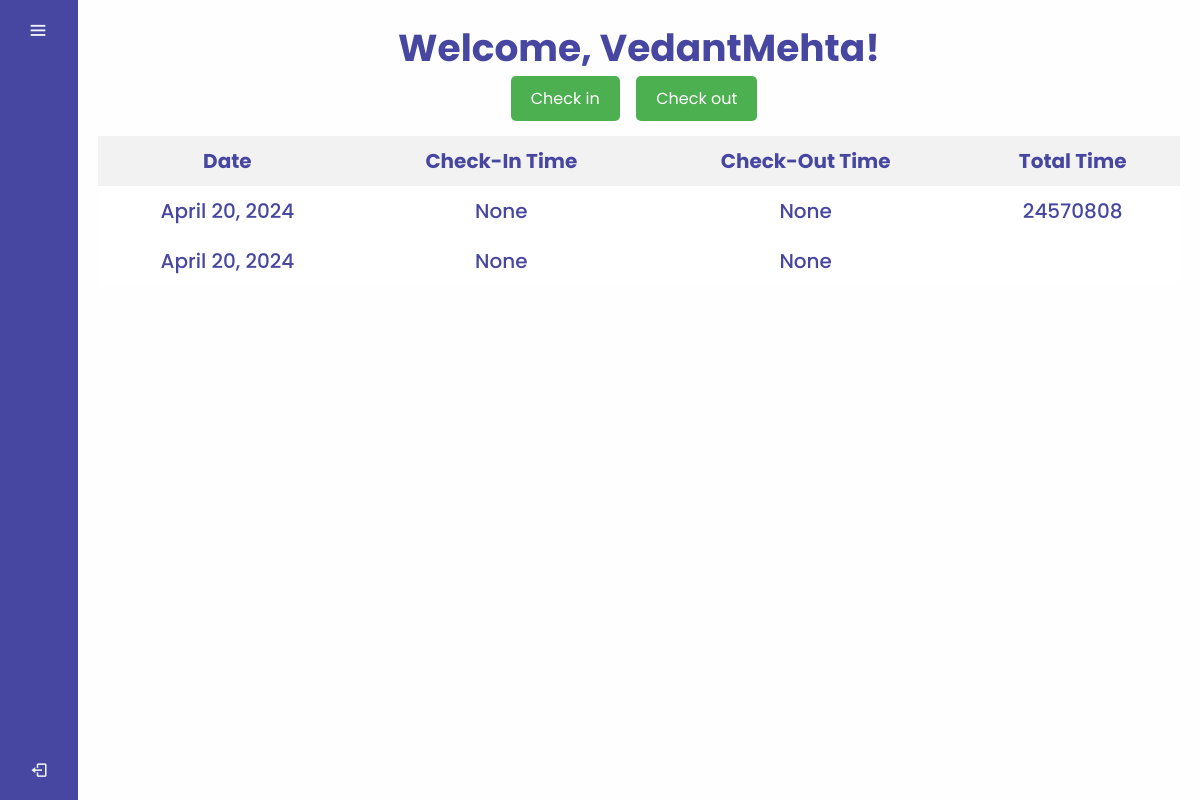
Page /timesheet (signed in) on the earlier database version.
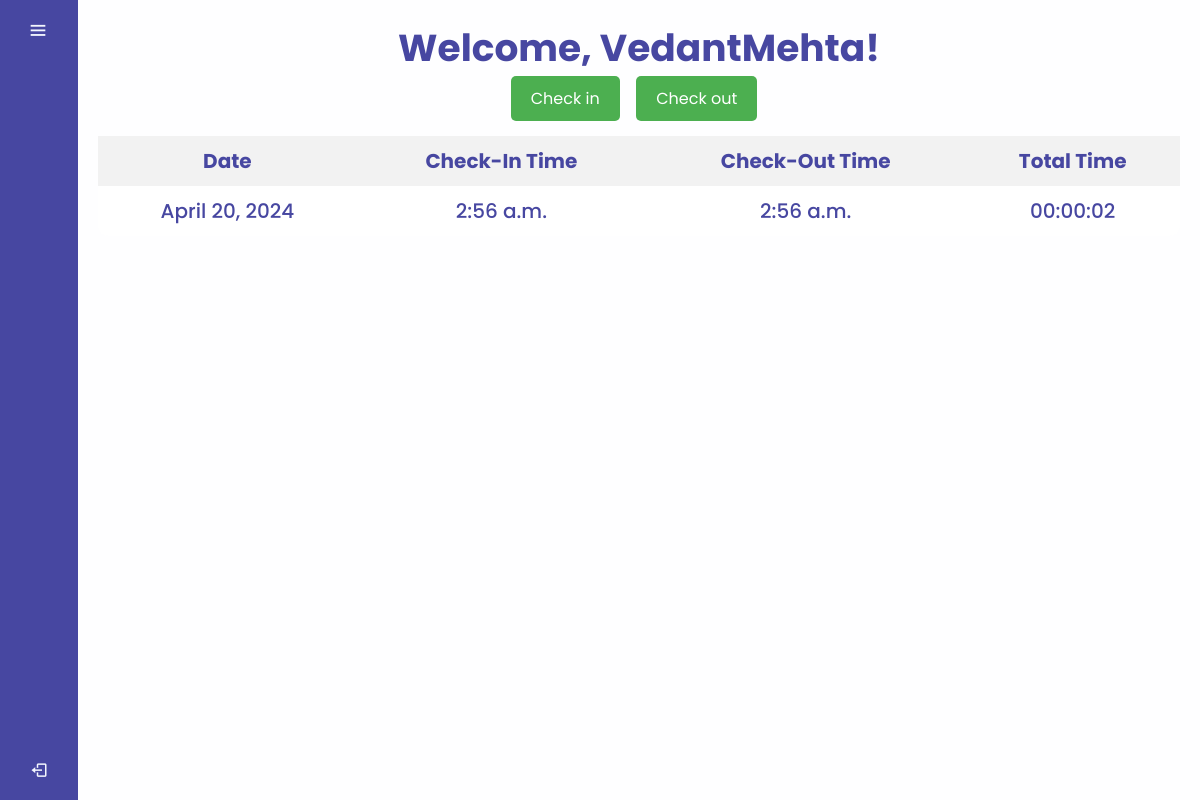
Same page on the later database version.
### emp_engagement/models.py (models this page shows, shortened)
class TimeSheetData(models.Model):
    username = models.CharField(max_length=30)
    date = models.DateField(auto_now_add=True)
    check_in_time = models.TimeField(null=True,blank=True)
    check_out_time = models.TimeField(null=True,blank=True)
    total_time = models.CharField(max_length=8, default='')

### emp_engagement/decorators.py (the view)
    def wrapped_view(request,*args, **kwargs):
        try:
            if 'username' in request.session.keys():
                return view_func(request,*args, **kwargs)
            else:
                return redirect('/login')
        except:
            return redirect('/login')

### emp_engagement/views.py (called while the page is built, shortened)
@login_access_only
def timesheet(request):
    timezone.activate("Asia/Kolkata")
    display_name= request.session.get('display_name')
    position = request.session.get('position')
    profile_pic_url = request.session.get('profile_pic_url')
    menu_list= request.session.get('menu_list')
    timesheet_data = TimeSheetData.objects.filter(username=request.session.get('username'))
    return render(request,'timesheet.html',{'display_name': display_name, 'position':position, 'profile_pic_url':profile_pic_url,'timesheet_data': timesheet_data, 'menu_list': menu_list})

### templates/timesheet.html (shortened to what this page needs)
{% extends "index.html" %}
{% block css %}
{% load static %}
<link rel="stylesheet" href="{% static "css/timesheet.css" %}">
{% endblock css %}
{% block section %}
<div class="container">
  <center>
  <h1>Welcome, {{ display_name }}!</h1>
  <form method="post" action="/timesheet">
    <button type="submit" name="check_in">Check in</button>
    <button type="submit" name="check_out">Check out</button>
  </form>
  </center>
  <table id="checkInOutTable">
    <thead>
      <tr>
        <th>Date</th>
        <th>Check-In Time</th>
        <th>Check-Out Time</th>
        <th>Total Time</th>
      </tr>
    </thead>
    <tbody id="tableBody">
      {% for entry in timesheet_data %}
      <tr>
        <td>{{ entry.date }}</td>
        <td>{{ entry.check_in_time }}</td>
        <td>{{ entry.check_out_time }}</td>
        <td>{{ entry.total_time }}</td>
      </tr>
      {% endfor %}
    </tbody>
  </table>
</div>
{% endblock section %}

Differences in the rows shown:
removed TimeSheetData: date "April 20, 2024", check_in_time "None", check_out_time "None", total_time "24570808"
removed TimeSheetData: date "April 20, 2024", check_in_time "None", check_out_time "None"
added TimeSheetData: username "VedantMehta", date "April 20, 2024", check_in_time "2:56 a.m.", check_out_time "2:56 a.m.", total_time "00:00:02"
Other differences:
{{ display_name }}: "VedantMehta" → (not shown)
